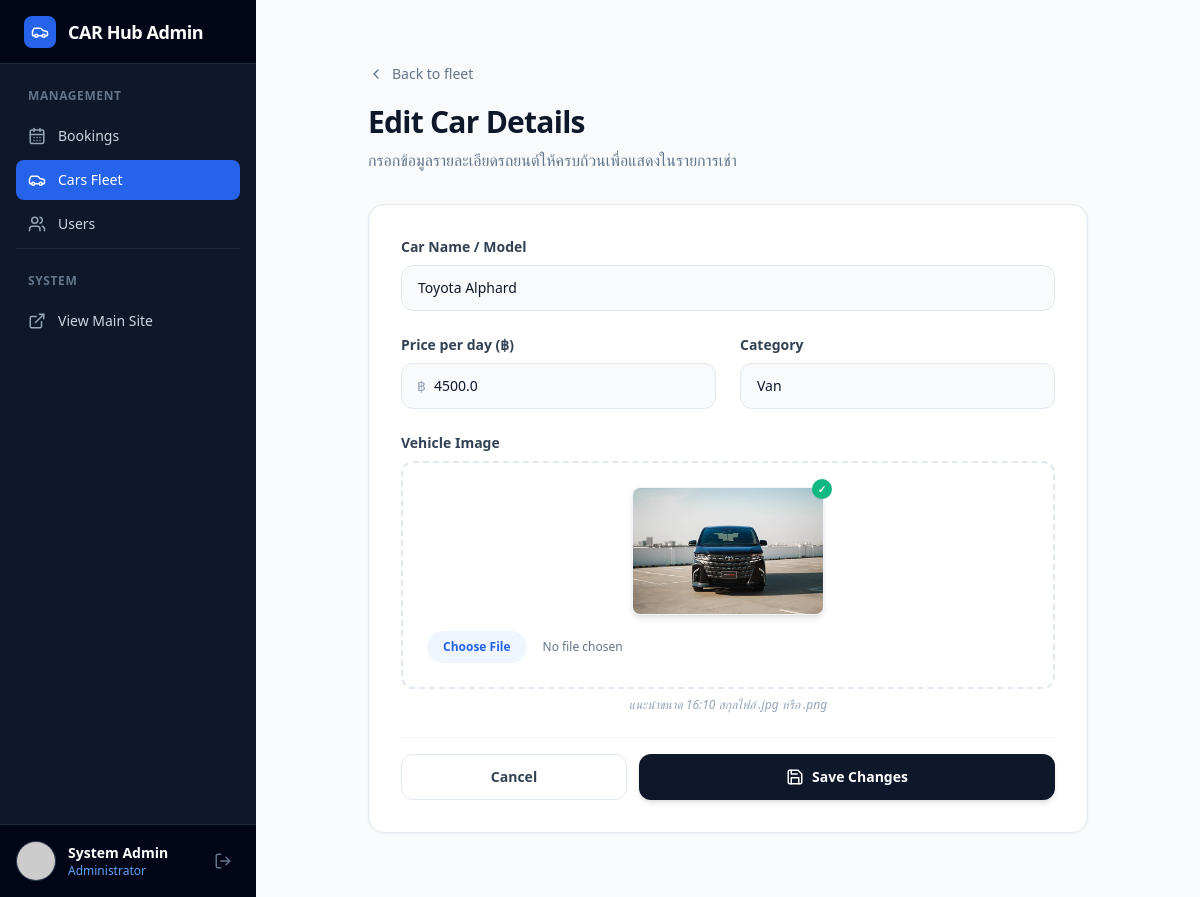
Screenshot of /admin/cars/edit/1 (signed in) with the database file from the repository.
### models.py (models this page shows)
class Product(Base):
    __tablename__ = "products"
    id = Column(Integer, primary_key=True, index=True)
    name = Column(String(200), nullable=False)
    license_plate = Column(String(20), unique=True)
    price_per_day = Column(Float, nullable=False)
    image = Column(String(255), nullable=True)
    status = Column(String(50), default="available")
    category_id = Column(Integer, ForeignKey("categories.id"))
    category = relationship("Category", back_populates="products")
    bookings = relationship("Booking", back_populates="product")

class Category(Base):
    __tablename__ = "categories"
    id = Column(Integer, primary_key=True, index=True)
    name = Column(String(100), nullable=False)
    description = Column(Text, nullable=True)
    products = relationship("Product", back_populates="category")

### main.py (the view)
@app.get("/admin/cars/edit/{id}", response_class=HTMLResponse)
def admin_car_edit_form(request: Request, id: int, db: Session = Depends(get_db)):
    user_session = request.session.get("user")
    if not user_session or not user_session.get("is_admin"):
        return RedirectResponse("/", status_code=303)
    product = db.get(Product, id)
    categories = db.query(Category).all()
    return templates.TemplateResponse(
        request,
        "admin/car_edit.html",
        {"request": request, "product": product, "categories": categories}
    )

### templates/admin/car_edit.html (shortened to what this page needs)
{% extends "admin/master_admin.html" %}
{% block content %}
<div class="mx-auto max-w-3xl px-4 py-8 sm:px-6">
    <div class="mb-8">
        <a href="/admin/cars" class="group inline-flex items-center text-sm font-medium text-slate-500 hover:text-blue-600 transition-colors">
            <svg xmlns="http://www.w3.org/2000/svg" width="16" height="16" viewBox="0 0 24 24" fill="none" stroke="currentColor" stroke-width="2" stroke-linecap="round" stroke-linejoin="round" class="mr-2 transition-transform group-hover:-translate-x-1"><path d="m15 18-6-6 6-6"/></svg>
            Back to fleet
        </a>
        <h1 class="mt-4 text-3xl font-bold tracking-tight text-slate-900">
            {{ "Edit Car Details" if product else "Add New Car" }}
        </h1>
        <p class="mt-2 text-slate-500">กรอกข้อมูลรายละเอียดรถยนต์ให้ครบถ้วนเพื่อแสดงในรายการเช่า</p>
    </div>
    <div class="rounded-2xl border border-slate-200 bg-white p-8 shadow-sm">
        <form method="post" enctype="multipart/form-data" class="space-y-6">
            <div>
                <label class="block text-sm font-semibold text-slate-700">Car Name / Model</label>
                <input type="text" name="name" class="mt-2 block w-full rounded-xl border border-slate-200 bg-slate-50 px-4 py-3 text-sm transition-colors focus:border-blue-500 focus:bg-white focus:outline-none focus:ring-2 focus:ring-blue-500/20" placeholder="e.g. Porsche 911 Carrera" value="{{ product.name if product else '' }}" required>
            </div>
            <div class="grid gap-6 sm:grid-cols-2">
                <div>
                    <label class="block text-sm font-semibold text-slate-700">Price per day (฿)</label>
                    <div class="relative mt-2">
                        <span class="absolute left-4 top-1/2 -translate-y-1/2 text-slate-400 text-sm font-medium">฿</span>
                        <input type="number" name="price" class="block w-full rounded-xl border border-slate-200 bg-slate-50 py-3 pl-8 pr-4 text-sm transition-colors focus:border-blue-500 focus:bg-white focus:outline-none focus:ring-2 focus:ring-blue-500/20" placeholder="0.00" value="{{ product.price_per_day if product else '' }}" required>
                    </div>
                </div>
                <div>
                    <label class="block text-sm font-semibold text-slate-700">Category</label>
                    <select name="category_id" class="mt-2 block w-full rounded-xl border border-slate-200 bg-slate-50 px-4 py-3 text-sm transition-colors focus:border-blue-500 focus:bg-white focus:outline-none focus:ring-2 focus:ring-blue-500/20 appearance-none">
                        {% for c in categories %}
                        <option value="{{ c.id }}" {% if product and product.category_id == c.id %}selected{% endif %}>
                            {{ c.name }}
                        </option>
                        {% endfor %}
                    </select>
                </div>
            </div>
            <div>
                <label class="block text-sm font-semibold text-slate-700">Vehicle Image</label>
                <div class="mt-2 flex flex-col items-center justify-center rounded-xl border-2 border-dashed border-slate-200 p-6 transition-colors hover:border-blue-400 hover:bg-slate-50 group">
                    {% if product and product.image %}
                    <div class="mb-4 relative">
                        <img src="/static/uploads/{{ product.image }}" class="h-32 w-48 object-cover rounded-lg shadow-md border border-slate-100">
                        <span class="absolute -top-2 -right-2 flex h-5 w-5 items-center justify-center rounded-full bg-emerald-500 text-[10px] font-bold text-white shadow-sm">✓</span>
                    </div>
                    {% endif %}
                    <input type="file" name="image" class="block w-full text-xs text-slate-500 file:mr-4 file:rounded-full file:border-0 file:bg-blue-50 file:px-4 file:py-2 file:text-xs file:font-semibold file:text-blue-600 hover:file:bg-blue-100 cursor-pointer">
                </div>
                <p class="mt-2 text-xs text-slate-400 italic text-center">แนะนำขนาด 16:10 สกุลไฟล์ .jpg หรือ .png</p>
            </div>
            <div class="flex flex-col-reverse gap-3 pt-4 sm:flex-row border-t border-slate-100 mt-6">
                <a href="/admin/cars" class="flex flex-1 items-center justify-center rounded-xl border border-slate-200 bg-white px-4 py-3 text-sm font-semibold text-slate-700 transition-all hover:bg-slate-50">
                    Cancel
                </a>
                <button type="submit" class="flex-[2] flex items-center justify-center rounded-xl bg-slate-900 px-4 py-3 text-sm font-semibold text-white shadow-md transition-all hover:bg-slate-800 active:scale-[0.98]">
                    Save Changes
                </button>
            </div>
        </form>
    </div>
</div>
{% endblock %}

### rows the page displays
Product: name "Toyota Alphard", price "4500.0", category_id "Van", image (picture)

### other values shown
{{ request.session.get('user')['name'] }} "System Admin"
{{ "Edit Car Details" if product else "Add New Car" }} "Edit Car Details"
